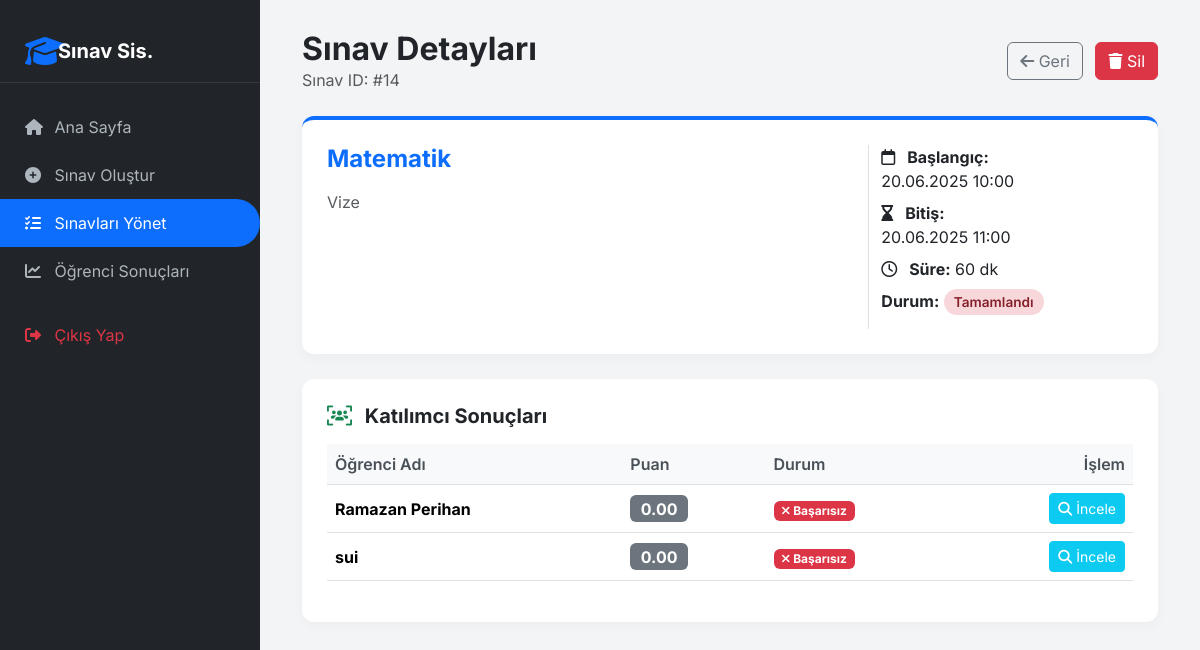
Page /exam_details.php?exam_id=14 (signed in) on the committed database.
### tables this page shows
CREATE TABLE `exams` (
  `id` int(11) NOT NULL,
  `title` varchar(255) DEFAULT NULL,
  `description` text DEFAULT NULL,
  `start_time` datetime DEFAULT NULL,
  `end_time` datetime DEFAULT NULL,
  `duration_minutes` int(11) DEFAULT NULL,
  `creator_id` int(11) DEFAULT NULL,
  `format` enum('coktan_secimli','klasik','yazili','karisik') DEFAULT NULL,
  `is_paid` tinyint(1) DEFAULT 1,
  `date` datetime DEFAULT NULL,
  `price` int(11) DEFAULT 0,
  `created_at` datetime DEFAULT current_timestamp()
);

CREATE TABLE `exam_participants` (
  `id` int(11) NOT NULL,
  `user_id` int(11) DEFAULT NULL,
  `exam_id` int(11) DEFAULT NULL,
  `payment_status` tinyint(1) DEFAULT 0,
  `start_time` datetime DEFAULT NULL,
  `submitted` tinyint(1) DEFAULT 0,
  `invoice_file` varchar(255) DEFAULT NULL,
  `contact_email` varchar(255) DEFAULT NULL,
  `contact_phone` varchar(20) DEFAULT NULL
);

CREATE TABLE `users` (
  `id` int(11) NOT NULL,
  `name` varchar(100) DEFAULT NULL,
  `username` varchar(50) DEFAULT NULL,
  `email` varchar(100) DEFAULT NULL,
  `phone` varchar(20) DEFAULT NULL,
  `bio` text DEFAULT NULL,
  `password` varchar(255) DEFAULT NULL,
  `role` enum('ogrenci','ogretmen') DEFAULT 'ogrenci',
  `created_at` timestamp NOT NULL DEFAULT current_timestamp(),
  `profile_picture` varchar(255) DEFAULT NULL
);

### exam_details.php (the view, shortened to what this page needs)
<?php
require 'db.php';
$exam_id = $_GET['exam_id'] ?? null;
$stmt = $pdo->prepare("SELECT * FROM exams WHERE id = ?");
$stmt->execute([$exam_id]);
$exam = $stmt->fetch(PDO::FETCH_ASSOC);
$now = new DateTime();
$end_time = new DateTime($exam['end_time']);
$finished = $end_time < $now;
$participants = [];
if ($finished) {
    $sql = "SELECT ep.user_id, u.name, r.score
            FROM exam_participants ep
            JOIN users u ON ep.user_id = u.id
            LEFT JOIN results r ON ep.id = r.participant_id
            WHERE ep.exam_id = ? ORDER BY r.score DESC";
    $stmt = $pdo->prepare($sql);
    $stmt->execute([$exam_id]);
    $participants = $stmt->fetchAll(PDO::FETCH_ASSOC);
}
?>
<!DOCTYPE html>
<html lang="tr">
<head>
    <link href="https://cdn.jsdelivr.net/npm/bootstrap@5.3.3/dist/css/bootstrap.min.css" rel="stylesheet">
    <link rel="stylesheet" href="https://cdnjs.cloudflare.com/ajax/libs/font-awesome/6.4.0/css/all.min.css">
</head>
<body>
    <div class="sidebar">
        <div class="sidebar-header d-flex align-items-center">
            <i class="fa-solid fa-graduation-cap fa-2x me-2 text-primary"></i>
            <h5 class="m-0 fw-bold">Sınav Sis.</h5>
        </div>
        <a href="dashboard.php"><i class="fa-solid fa-house"></i> Ana Sayfa</a>
        <a href="create_exam.php"><i class="fa-solid fa-plus-circle"></i> Sınav Oluştur</a>
        <a href="manage_exams.php" class="active"><i class="fa-solid fa-list-check"></i> Sınavları Yönet</a>
        <a href="student_results.php"><i class="fa-solid fa-chart-line"></i> Öğrenci Sonuçları</a>
        <a href="logout.php" class="text-danger mt-3"><i class="fa-solid fa-right-from-bracket"></i> Çıkış Yap</a>
    </div>
    <div class="main-content">
        <div class="container">
            <div class="d-flex justify-content-between align-items-center mb-4">
                <div>
                    <h2 class="fw-bold text-dark m-0">Sınav Detayları</h2>
                    <p class="text-muted m-0">Sınav ID: #<?= $exam['id'] ?></p>
                </div>
                <div>
                    <a href="manage_exams.php" class="btn btn-outline-secondary me-2"><i class="fa-solid fa-arrow-left"></i> Geri</a>
                    <?php if ($finished): ?>
                        <a href="delete_exam.php?exam_id=<?= $exam['id'] ?>" onclick="return confirm('Bu sınavı silmek istediğinize emin misiniz?')" class="btn btn-danger"><i class="fa-solid fa-trash"></i> Sil</a>
                    <?php endif; ?>
                </div>
            </div>
            <div class="card card-custom border-top border-4 border-primary">
                <div class="row">
                    <div class="col-md-8">
                        <h4 class="fw-bold text-primary mb-3"><?= htmlspecialchars($exam['title']) ?></h4>
                        <p class="text-muted"><?= nl2br(htmlspecialchars($exam['description'])) ?></p>
                    </div>
                    <div class="col-md-4 border-start">
                        <ul class="list-unstyled">
                            <li class="mb-2"><strong><i class="fa-regular fa-calendar me-2"></i> Başlangıç:</strong> <br> <?= date('d.m.Y H:i', strtotime($exam['start_time'])) ?></li>
                            <li class="mb-2"><strong><i class="fa-solid fa-hourglass-end me-2"></i> Bitiş:</strong> <br> <?= date('d.m.Y H:i', strtotime($exam['end_time'])) ?></li>
                            <li class="mb-2"><strong><i class="fa-regular fa-clock me-2"></i> Süre:</strong> <?= $exam['duration_minutes'] ?> dk</li>
                            <li>
                                <strong>Durum:</strong>
                                <?php if ($finished): ?>
                                    <span class="status-badge status-finished">Tamamlandı</span>
                                <?php else: ?>
                                    <span class="status-badge status-active">Aktif / Bekleniyor</span>
                                <?php endif; ?>
                            </li>
                        </ul>
                    </div>
                </div>
            </div>
            <?php if ($finished): ?>
                <div class="card card-custom">
                    <h5 class="fw-bold mb-3"><i class="fa-solid fa-users-viewfinder me-2 text-success"></i> Katılımcı Sonuçları</h5>
                    <?php if (count($participants) > 0): ?>
                        <div class="table-responsive">
                            <table class="table table-hover">
                                <thead>
                                    <tr>
                                        <th>Öğrenci Adı</th>
                                        <th>Puan</th>
                                        <th>Durum</th>
                                        <th class="text-end">İşlem</th>
                                    </tr>
                                </thead>
                                <tbody>
                                    <?php foreach ($participants as $p): ?>
                                        <tr>
                                            <td class="fw-bold"><?= htmlspecialchars($p['name']) ?></td>
                                            <td>
                                                <span class="badge bg-secondary fs-6"><?= number_format($p['score'], 2) ?></span>
                                            </td>
                                            <td>
                                                <?php if ($p['score'] >= 50): ?>
                                                    <span class="badge bg-success"><i class="fa-solid fa-check"></i> Başarılı</span>
                                                <?php else: ?>
                                                    <span class="badge bg-danger"><i class="fa-solid fa-xmark"></i> Başarısız</span>
                                                <?php endif; ?>
                                            </td>
                                            <td class="text-end">
                                                <a href="participant_details.php?exam_id=<?= $exam_id ?>&user_id=<?= $p['user_id'] ?>" class="btn btn-sm btn-info text-white">
                                                    <i class="fa-solid fa-magnifying-glass"></i> İncele
                                                </a>
                                            </td>
                                        </tr>
                                    <?php endforeach; ?>
                                </tbody>
                            </table>
                        </div>
                    <?php else: ?>
                        <div class="alert alert-warning m-0">Bu sınava henüz katılım olmamış veya sonuçlanmamış.</div>
                    <?php endif; ?>
                </div>
            <?php else: ?>
                <div class="alert alert-info shadow-sm">
                    <i class="fa-solid fa-info-circle me-2"></i> Bu sınav henüz tamamlanmadığı için sonuçlar görüntülenemiyor. Sınav bitiş tarihinden sonra raporlar burada görünecektir.
                </div>
            <?php endif; ?>
        </div>
    </div>
</body>
</html>

### exam_details.php (style rules this page uses)
body { font-family: 'Inter', sans-serif; background-color: #f3f4f6; }
.sidebar { width: 260px; height: 100vh; background: #212529; color: #fff; position: fixed; top: 0; left: 0; padding-top: 20px; z-index: 1000; }
.sidebar-header { padding: 15px 25px; border-bottom: 1px solid #343a40; margin-bottom: 20px; }
.sidebar a { padding: 12px 25px; text-decoration: none; font-size: 16px; color: #adb5bd; display: block; transition: 0.2s; }
.sidebar a:hover, .sidebar a.active { color: #fff; background-color: #0d6efd; border-radius: 0 25px 25px 0; }
.sidebar i { width: 25px; }
.main-content { margin-left: 260px; padding: 30px; }
.card-custom { border: none; border-radius: 12px; background: #fff; box-shadow: 0 4px 12px rgba(0,0,0,0.03); padding: 25px; margin-bottom: 25px; }
.status-badge { padding: 5px 10px; border-radius: 20px; font-size: 0.85rem; font-weight: 600; }
.status-finished { background-color: #f8d7da; color: #842029; }
.table th { background-color: #f8f9fa; font-weight: 600; color: #495057; }
.table td { vertical-align: middle; }

### rows in the picture
exams: id "14", title "Matematik", description "Vize", start_time "20.06.2025 10:00", end_time "20.06.2025 11:00", duration_minutes "60"
exam_participants: user.name "Ramazan Perihan", score "0.00"
exam_participants: user.name "sui", score "0.00"
